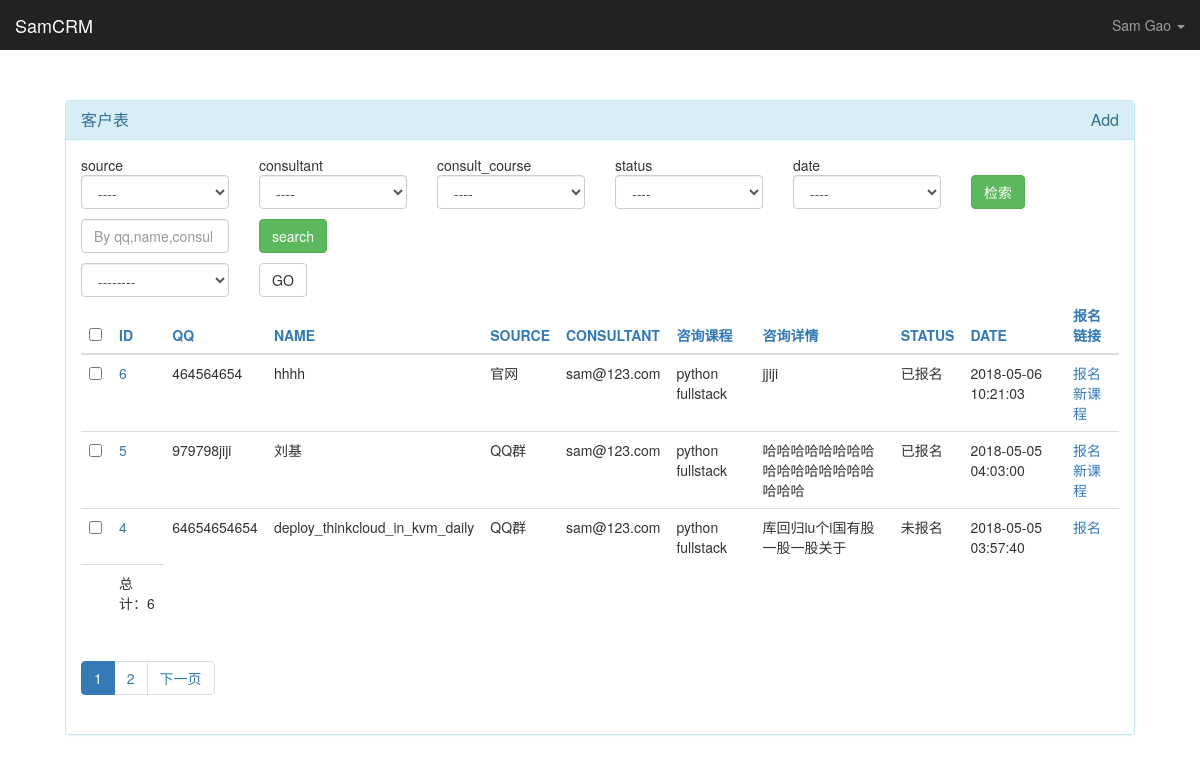
/king_admin/crm/customer/ (signed in), run on the app's committed database.
### crm/models.py (models this page shows, shortened)
class UserProfile(AbstractBaseUser, PermissionsMixin):
    email = models.EmailField(
        verbose_name='email address',
        max_length=255,
        unique=True,
    )
    password = models.CharField(_('password'), max_length=128, help_text=mark_safe('''<a href="password/">修改密码</a>'''))
    name = models.CharField(max_length=32)
    is_active = models.BooleanField(default=True)
    is_admin = models.BooleanField(default=False)
    roles = models.ManyToManyField("Role", blank=True, null=True)
    objects = UserProfileManager()
    USERNAME_FIELD = 'email'
    REQUIRED_FIELDS = ['name']
    def __str__(self):              # __unicode__ on Python 2
        return self.email

class Customer(models.Model):
    name = models.CharField(max_length=32, blank=True, null=True, help_text="报名后请改为真实密码")
    qq = models.CharField(max_length=64, unique=True)
    qq_name = models.CharField(max_length=64, blank=True, null=True)
    phone = models.CharField(max_length=64, blank=True, null=True)
    id_num = models.CharField(max_length=64, blank=True, null=True)
    email = models.EmailField(verbose_name="常用邮箱", blank=True, null=True)
    source_choices = ((0, '介绍'),
                      (1, 'QQ群'),
                      (2, '官网'),
                      (3, '百度推广'),
                      (4, '51CTO'),
                      (5, '知乎'),
                      (6, '市场推广')
                      )
    source = models.SmallIntegerField(choices=source_choices)
    referral_from = models.CharField(verbose_name="转介绍人qq",max_length=64, blank=True, null=True)
    consult_course = models.ForeignKey("Course", verbose_name="咨询课程",on_delete=models.CASCADE)
    content = models.TextField(verbose_name="咨询详情")
    tags = models.ManyToManyField("Tag", blank=True, null=True)
    consultant = models.ForeignKey("UserProfile", on_delete=models.CASCADE)
    memo = models.TextField(blank=True, null=True)
    date = models.DateTimeField(auto_now_add=True)
    status_choices = ((0, "未报名"), (1, "已报名"))
    status = models.SmallIntegerField(choices=status_choices, default=0)
    class Meta:
        verbose_name = "客户表"
        verbose_name_plural = "客户表"

class Course(models.Model):
    name = models.CharField(max_length=64, unique=True)
    price = models.PositiveSmallIntegerField()
    period = models.PositiveSmallIntegerField(verbose_name="周期")
    outline = models.TextField()
    def __str__(self):
        return self.name
    class Meta:
        verbose_name = "课程表"
        verbose_name_plural = "课程表"

### king_admin/views.py (the view, shortened to what this page needs)
# urls.py: re_path(r'^(\w+)/(\w+)/$', views.display_table_objs, name="table_objs"),
@login_required()
def display_table_objs(request, app_name, table_name):
    admin_class = king_admin.enabled_admins[app_name][table_name]
    object_list, filer_condition = utils.table_filter(request, admin_class)  # 获取过滤数据
    object_list = utils.table_search(request, admin_class, object_list)
    object_list, orderby_key = utils.table_sort(request, admin_class, object_list)  # 获取排序数据
    paginator = Paginator(object_list, admin_class.list_per_page)  # Show 25 contacts per page
    page = request.GET.get('page')  # 获取page number
    query_sets = paginator.get_page(page)  # 同时具有querysets 和page 的方法
    return render(request, "king_admin/table_objs.html", {'admin_class': admin_class,
                                                          "query_sets": query_sets,
                                                          "filer_condition": filer_condition,
                                                          "orderby_key": orderby_key,
                                                          "previous_orderby": request.GET.get("o", ""),
                                                          "search_text": request.GET.get("_q", ""),
                                                          })

### king_admin/king_admin.py (called while the page is built)
    def enroll(self): # 增加字段
        if self.instance.status == 0:
            link_name = "报名"
        else:
            link_name = "报名新课程"
        return "<a href='/crm/customer/%s/enrollment/'>%s</a>"%(self.instance.id, link_name)

### king_admin/templatetags/tags.py (called while the page is built)
@register.simple_tag
def get_model_name(admin_class):
    return admin_class.model._meta.verbose_name

@register.simple_tag
def get_action_verbose_name(admin_class, action):
    action_func = getattr(admin_class, action)
    return action_func.display_name if hasattr(action_func, "display_name") else action

### king_admin/utils.py (called while the page is built)
def table_filter(request, admin_class):
    filer_condition = {}
    ignore_list = ["page", "o", "_q"]
    for k, v in request.GET.items():
        if k in ignore_list: #
            continue
        if v:
            filer_condition[k] = v
    return admin_class.model.objects.filter(**filer_condition).order_by\
               ("-%s"%admin_class.ordering if admin_class.ordering else "-id"), filer_condition

def table_sort(request, admin_class, obj):
    orderby_key = request.GET.get("o")
    if orderby_key:
        obj = obj.order_by(orderby_key)
        if orderby_key.startswith("-"):
            orderby_key = orderby_key.strip("-")
        else:
            orderby_key = "-%s"%orderby_key
    return obj, orderby_key

def table_search(request, admin_class, object_list):
    search_key = request.GET.get("_q", "")
    q_obj = Q()
    q_obj.connector = "OR"
    for column in admin_class.search_fields:
        q_obj.children.append(("%s__contains"%column, search_key))
    ret = object_list.filter(q_obj)
    return ret

### templates/king_admin/table_objs.html (shortened to what this page needs)
{% extends "king_admin/table_index.html" %}
{% load tags %}
{% block container %}
    <div class="panel panel-info">
        <div class="panel-heading">
            <h3 class="panel-title">
                {% get_model_name admin_class %}
                {% if not admin_class.readonly_table %}
                <a href="{{ request.path }}add/" class="pull-right">
                    Add
                </a>
                {% endif %}
            </h3>
        </div>
        <div class="panel-body">
            <div class="row">
                {% for condtion in admin_class.list_filters %}
                    <div class="col-xs-2">
                        {{ condtion }}
                    </div>
                {% endfor %}
            </div>
            <form class="" method="get">
                <div class="row">
                    {% for condtion in admin_class.list_filters %}
                        <div class="col-xs-2">
                            {% render_filter_ele condtion admin_class filer_condition %}
                        </div>
                    {% endfor %}
                    <div class="col-xs-1">
                        <button type="submit" class="btn btn-success">检索</button>
                    </div>
                </div>
                <div class="row" style="margin-top: 10px">
                    <div class="col-xs-2">
                        <input name="_q" type="search" class="form-control"  value="{{ search_text }}"
                               placeholder="By {% for search_item in admin_class.search_fields %}{{ search_item }},{% endfor %}">
                    </div>
                    <div class="col-xs-2">
                        <button type="submit" class="btn btn-success">search</button>
                    </div>
                </div>
            </form>
            <form method="post" onsubmit="return ActionSubmit(this)">
                <div class="row" style="margin-top: 10px">{% csrf_token %}
                    <div class="col-xs-2">
                        <select id="action_list" name="action" class='form-control'>
                            <option value="">--------</option>
                        </select>
                    </div>
                    <div class="col-xs-2">
                        <button type="submit" class="btn btn-default">GO</button>
                    </div>
                </div>
            </form>
            <table class="table table-hover">
                <thead>
                <tr>
                    <th style="width: 30px"><input type="checkbox" onclick="checkAllToggle(this)"></th>
                    {% for column in admin_class.list_display %}
                        {% build_table_header_column column orderby_key filer_condition admin_class %}
                    {% endfor %}
                </tr>
                </thead>
                <tfoot>
                <tr>
                    <td></td>
                    <td>
                        <span>总计：{{ query_sets.paginator.count }}</span>
                    </td>
                </tr>
                </tfoot>
                <tbody>
                {% for obj in query_sets %}
                    <tr>
                        <td><input tag="obj_checkbox" type="checkbox" value="{{ obj.id }}"></td>
                        {% build_table_row request obj admin_class %}
                    </tr>
                {% endfor %}
                </tbody>
            </table>
            <nav aria-label="Page navigation">
                <ul class="pagination">
                    {% build_paginators query_sets filer_condition previous_orderby search_text %}
                    {% if query_sets.has_next %}
                        <li>
                            <a href="?page={{ query_sets.next_page_number }}" aria-label="Next">
                                <span aria-hidden="true">下一页</span>
                            </a>
                        </li>
                    {% endif %}
                </ul>
            </nav>
        </div>
    </div>
{% endblock %}

### templates/king_admin/table_index.html (shortened to what this page needs)
{% extends "base.html" %}
{% load tags %}
{% block body %}
    <body>
    <nav class="navbar navbar-inverse navbar-fixed-top">
        <div class="container-fluid">
            <div class="navbar-header">
                <a class="navbar-brand" href="https://v3.bootcss.com/examples/dashboard/#">SamCRM</a>
            </div>
            <div id="navbar" class="navbar-collapse collapse">
                <ul class="nav navbar-nav navbar-right">
                    <li role="presentation" class="dropdown">
                        <a class="dropdown-toggle" data-toggle="dropdown" href="#" role="button" aria-haspopup="true" aria-expanded="false">
                            {{ request.user.name }} <span class="caret"></span>
                        </a>
                    </li>
                </ul>
            </div>
        </div>
    </nav>
    <div class="container" style="margin: 50px; width: auto">
    {% block container %}{% endblock %}
    </div>
    </body>
{% endblock %}

### static/css/dashboard.css (style rules this page uses)
body { padding-top: 50px; }
.navbar-fixed-top { border: 0; }

### data on the page
UserProfile: user.name "Sam Gao"
Customer: id+qq+name "6 464564654 hhhh 官网 sam@123.com python fullstack jjiji 已报名 2018-05-06 10:21:03 报名新课程"
Customer: id+qq+name "5 979798jiji 刘基 QQ群 sam@123.com python fullstack 哈哈哈哈哈哈哈哈哈哈哈哈哈哈哈哈哈哈哈 已报名 2018-05-05 04:03:00 报名新课程"
Customer: id+qq+name "4 64654654654 deploy_thinkcloud_in_kvm_daily QQ群 sam@123.com python fullstack 库回归iu个i国有股一股一股关于 未报名 2018-05-05 03:57:40 报名"

### other printed values
{{ condtion }} "source" "consultant" "consult_course" "status" "date"
{{ query_sets.paginator.count }} "6"
